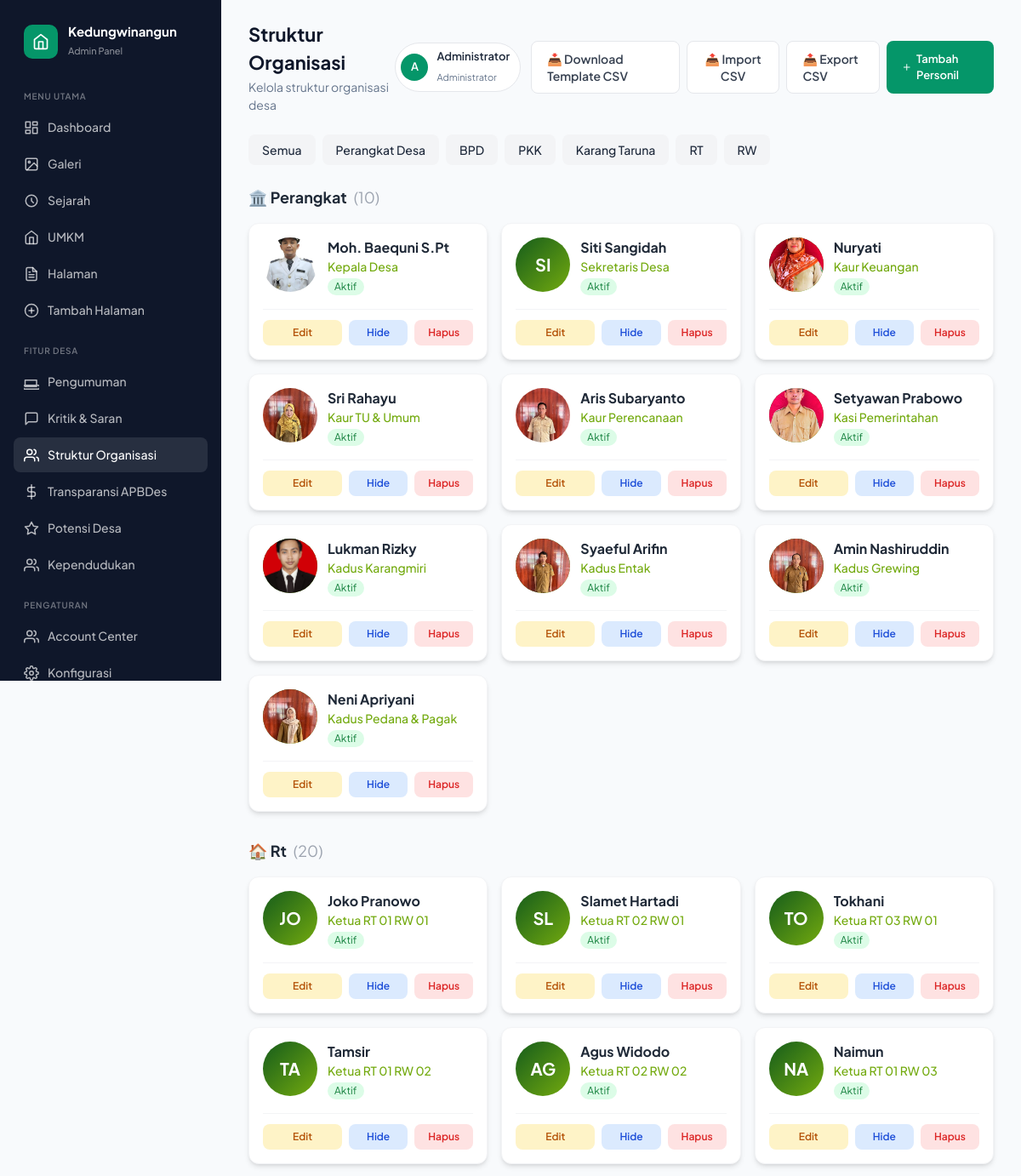
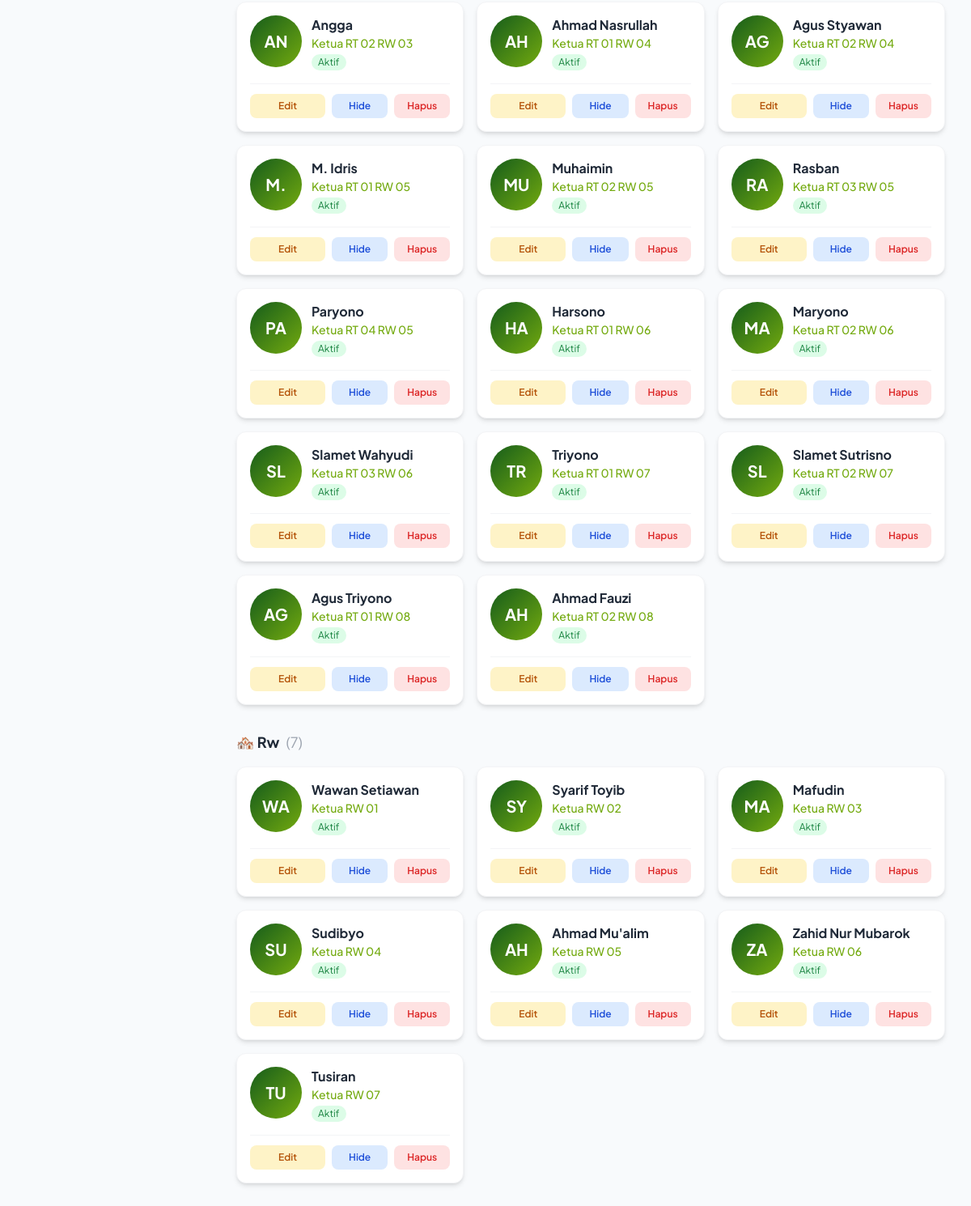
The page /admin/struktur (signed in) on the database its author committed (2 pictures, top to bottom).
### tables this page shows
CREATE TABLE struktur_organisasi (
                id INTEGER PRIMARY KEY AUTOINCREMENT,
                kategori TEXT NOT NULL,
                nama TEXT NOT NULL,
                jabatan TEXT,
                deskripsi TEXT,
                nik TEXT,
                alamat TEXT,
                dusun TEXT,
                rt TEXT,
                rw TEXT,
                telepon TEXT,
                email TEXT,
                foto_url TEXT,
                sk_url TEXT,
                no_sk TEXT,
                tanggal_sk TEXT,
                masa_jabatan TEXT,
                status TEXT DEFAULT 'Aktif',
                icon TEXT,
                no_urut INTEGER DEFAULT 0,
                aktif INTEGER DEFAULT 1,
                created_at TIMESTAMP DEFAULT CURRENT_TIMESTAMP,
                updated_at TIMESTAMP DEFAULT CURRENT_TIMESTAMP
            );

### routes/admin.py (the view)
@admin_bp.route("/struktur")
@admin_required
def struktur():
    try:
        struktur_list = get_all_struktur()
        grouped = {}
        for item in struktur_list:
            kat = item['kategori']
            if kat not in grouped:
                grouped[kat] = []
            grouped[kat].append(item)
        return render_template("admin/struktur.html", struktur_list=struktur_list, grouped=grouped)
    except Exception as e:
        logger.error(f"Error loading struktur page: {str(e)}")
        flash_error('Terjadi kesalahan saat memuat halaman struktur')
        return redirect(url_for('admin.dashboard'))

### app.py (called while the page is built)
@app.context_processor
def inject_openrouter_key():
    return {
        'openrouter_api_key': environ.get('OPENROUTER_API_KEY', '')
    }

@app.context_processor
def inject_custom_pages():
    from models import get_all_pages
    return {'custom_pages_nav': get_all_pages()}

### errors.py (called while the page is built)
def admin_required(func):
    @functools.wraps(func)
    def wrapper(*args, **kwargs):
        from flask import session
        if not session.get('user_logged_in'):
            flash_error('Silakan login terlebih dahulu.', 'error')
            return redirect(url_for('public.login'))
        if session.get('user_role') != 'admin':
            flash_error('Halaman ini hanya untuk Administrator.', 'error')
            return redirect(url_for('public.index'))
        return func(*args, **kwargs)
    return wrapper

### models.py (called while the page is built)
def get_db_connection():
    conn = sqlite3.connect(Config.DB_NAME)
    conn.row_factory = sqlite3.Row
    return conn

def get_all_pages():
    try:
        conn = get_db_connection()
        cursor = conn.cursor()
        cursor.execute('SELECT * FROM pages WHERE active = 1 ORDER BY order_num ASC, title ASC')
        pages = [dict(row) for row in cursor.fetchall()]
        conn.close()
        return pages
    except Exception as e:
        logger.error(f"Error getting all pages: {str(e)}")
        return []

def get_all_struktur(aktif=None):
    try:
        conn = get_db_connection()
        cursor = conn.cursor()
        if aktif is not None:
            cursor.execute('SELECT * FROM struktur_organisasi WHERE aktif = ? ORDER BY kategori, no_urut ASC', (aktif,))
        else:
            cursor.execute('SELECT * FROM struktur_organisasi ORDER BY kategori, no_urut ASC')
        items = [dict(row) for row in cursor.fetchall()]
        conn.close()
        return items
    except Exception as e:
        logger.error(f"Error getting all struktur: {str(e)}")
        return []

### templates/admin/struktur.html (shortened to what this page needs)
{% extends 'admin/base.html' %}
{% block page_title %}Struktur Organisasi{% endblock %}
{% block page_subtitle %}Kelola struktur organisasi desa{% endblock %}
{% block header_actions %}
<div class="user-menu">
    <div class="user-avatar">{{ session.get('user_nama', 'A')[0]|upper }}</div>
    <div class="user-info">
        <h4>{{ session.get('user_nama', 'Admin') }}</h4>
        <span>Administrator</span>
    </div>
</div>
<div class="flex gap-2">
    <a href="{{ url_for('admin.download_struktur_template') }}" class="btn btn-outline text-sm">
        📥 Download Template CSV
    </a>
    <button onclick="document.getElementById('importModal').classList.remove('hidden')" class="btn btn-outline text-sm">
        📤 Import CSV
    </button>
    <a href="{{ url_for('admin.export_struktur') }}" class="btn btn-outline text-sm">
        📤 Export CSV
    </a>
    <a href="{{ url_for('admin.add_struktur_route') }}" class="btn btn-primary">
        <svg viewBox="0 0 24 24" fill="none" stroke="currentColor" stroke-width="2" stroke-linecap="round" stroke-linejoin="round">
            <line x1="12" y1="5" x2="12" y2="19"/>
            <line x1="5" y1="12" x2="19" y2="12"/>
        </svg>
        Tambah Personil
    </a>
</div>
{% endblock %}
{% block content %}
<div class="mb-6 flex flex-wrap gap-2">
    <a href="?kategori=all" class="px-4 py-2 bg-gray-100 hover:bg-gray-200 rounded-lg text-sm font-medium">Semua</a>
    <a href="?kategori=perangkat" class="px-4 py-2 bg-gray-100 hover:bg-gray-200 rounded-lg text-sm font-medium">Perangkat Desa</a>
    <a href="?kategori=bpd" class="px-4 py-2 bg-gray-100 hover:bg-gray-200 rounded-lg text-sm font-medium">BPD</a>
    <a href="?kategori=pkk" class="px-4 py-2 bg-gray-100 hover:bg-gray-200 rounded-lg text-sm font-medium">PKK</a>
    <a href="?kategori=karang_taruna" class="px-4 py-2 bg-gray-100 hover:bg-gray-200 rounded-lg text-sm font-medium">Karang Taruna</a>
    <a href="?kategori=rt" class="px-4 py-2 bg-gray-100 hover:bg-gray-200 rounded-lg text-sm font-medium">RT</a>
    <a href="?kategori=rw" class="px-4 py-2 bg-gray-100 hover:bg-gray-200 rounded-lg text-sm font-medium">RW</a>
</div>
{% if grouped %}
{% for kategori, items in grouped.items() %}
<div class="mb-8">
    <h3 class="text-lg font-bold text-gray-800 mb-4 capitalize flex items-center gap-2">
        {% if kategori == 'perangkat' %}🏛️{% elif kategori == 'bpd' %}👥{% elif kategori == 'pkk' %}👩{% elif kategori == 'karang_taruna' %}🎉{% elif kategori == 'rt' %}🏠{% elif kategori == 'rw' %}🏘️{% else %}📋{% endif %}
        {{ kategori|replace('_', ' ')|title }}
        <span class="text-gray-400 font-normal">({{ items|length }})</span>
    </h3>
    <div class="grid grid-cols-1 md:grid-cols-2 lg:grid-cols-3 xl:grid-cols-4 gap-4">
        {% for item in items %}
        <div class="bg-white rounded-xl shadow-md hover:shadow-lg transition-all p-4 border border-gray-100">
            <div class="flex items-start gap-3">
                <div class="w-16 h-16 rounded-full bg-gradient-to-br from-[#155C1B] to-[#73AA0F] flex items-center justify-center text-white font-bold text-xl flex-shrink-0 overflow-hidden">
                    {% if item.foto_url %}
                    <img src="{{ item.foto_url }}" alt="{{ item.nama }}" class="w-full h-full object-cover">
                    {% else %}
                    {{ item.nama[:2]|upper }}
                    {% endif %}
                </div>
                <div class="flex-1 min-w-0">
                    <h4 class="font-bold text-gray-800 truncate">{{ item.nama }}</h4>
                    <p class="text-[#73AA0F] text-sm font-medium truncate">{{ item.jabatan or '-' }}</p>
                    <span class="inline-block px-2 py-0.5 text-xs rounded-full {% if item.aktif == 1 %}bg-green-100 text-green-700{% else %}bg-gray-100 text-gray-500{% endif %}">
                        {{ 'Aktif' if item.aktif == 1 else 'Nonaktif' }}
                    </span>
                </div>
            </div>
            <div class="mt-4 pt-3 border-t border-gray-100 flex flex-wrap gap-2">
                <a href="{{ url_for('admin.edit_struktur_route', struktur_id=item.id) }}" class="btn btn-edit btn-sm flex-1 text-center">Edit</a>
                <form action="{{ url_for('admin.toggle_struktur_route', struktur_id=item.id) }}" method="POST" class="flex-1">
                    <button type="submit" class="btn btn-view btn-sm w-full">
                        {% if item.aktif == 1 %}Hide{% else %}Show{% endif %}
                    </button>
                </form>
                <form action="{{ url_for('admin.delete_struktur_route', struktur_id=item.id) }}" method="POST" class="flex-1" onsubmit="return confirm('Hapus data ini?')">
                    <button type="submit" class="btn btn-delete btn-sm w-full">Hapus</button>
                </form>
            </div>
        </div>
        {% endfor %}
    </div>
</div>
{% endfor %}
{% endif %}
{% endblock %}

### templates/admin/base.html (style rules this page uses)
* { margin: 0; padding: 0; box-sizing: border-box; }
body { font-family: 'Plus Jakarta Sans', -apple-system, sans-serif; background: #f8fafc; color: #1e293b; line-height: 1.6; min-height: 100vh; }
.user-menu { display: flex; align-items: center; gap: 10px; padding: 6px 12px 6px 6px; background: white; border-radius: 100px; border: 1px solid #e5e7eb; }
.user-avatar { width: 32px; height: 32px; background: #059669; border-radius: 50%; display: flex; align-items: center; justify-content: center; color: white; font-weight: 600; font-size: 13px; }
.user-info { display: none; }
@media (min-width: 768px) { .user-info { display: block; } }
.user-info h4 { font-size: 13px; font-weight: 600; }
.user-info span { font-size: 11px; color: #64748b; }
.btn { display: inline-flex; align-items: center; justify-content: center; gap: 6px; padding: 10px 18px; border-radius: 8px; font-size: 13px; font-weight: 600; font-family: inherit; text-decoration: none; cursor: pointer; transition: all 0.15s ease; border: none; }
.btn svg { width: 16px; height: 16px; }
.btn-primary { background: #059669; color: white; }
.btn-outline { background: white; color: #374151; border: 1px solid #e5e7eb; }
.btn-sm { padding: 6px 12px; font-size: 12px; }
.btn-view { background: #dbeafe; color: #1d4ed8; }
.btn-edit { background: #fef3c7; color: #b45309; }
.btn-delete { background: #fee2e2; color: #dc2626; }
.text-center { text-align: center; }
.font-medium { font-weight: 500; }
.mt-4 { margin-top: 16px; }
.mb-4 { margin-bottom: 16px; }
.gap-4 { gap: 16px; }
.flex { display: flex; }
.items-center { align-items: center; }
.w-full { width: 100%; }
.flex-wrap { flex-wrap: wrap; }

### rows shown on the page
struktur_organisasi: kategori "Perangkat", items "10", foto_url (picture), nama "Moh. Baequni S.Pt", jabatan "Kepala Desa", aktif "Aktif", shows "Hide"
struktur_organisasi: nama "SI", nama "Siti Sangidah", jabatan "Sekretaris Desa", aktif "Aktif", shows "Hide"
struktur_organisasi: foto_url (picture), nama "Nuryati", jabatan "Kaur Keuangan", aktif "Aktif", shows "Hide"
struktur_organisasi: foto_url (picture), nama "Sri Rahayu", jabatan "Kaur TU & Umum", aktif "Aktif", shows "Hide"
struktur_organisasi: foto_url (picture), nama "Aris Subaryanto", jabatan "Kaur Perencanaan", aktif "Aktif", shows "Hide"
struktur_organisasi: foto_url (picture), nama "Setyawan Prabowo", jabatan "Kasi Pemerintahan", aktif "Aktif", shows "Hide"
struktur_organisasi: foto_url (picture), nama "Lukman Rizky", jabatan "Kadus Karangmiri", aktif "Aktif", shows "Hide"
struktur_organisasi: foto_url (picture), nama "Syaeful Arifin", jabatan "Kadus Entak", aktif "Aktif", shows "Hide"
struktur_organisasi: foto_url (picture), nama "Amin Nashiruddin", jabatan "Kadus Grewing", aktif "Aktif", shows "Hide"
struktur_organisasi: foto_url (picture), nama "Neni Apriyani", jabatan "Kadus Pedana & Pagak", aktif "Aktif", shows "Hide"
struktur_organisasi: kategori "Rt", items "20", nama "JO", nama "Joko Pranowo", jabatan "Ketua RT 01 RW 01", aktif "Aktif", shows "Hide"
struktur_organisasi: nama "SL", nama "Slamet Hartadi", jabatan "Ketua RT 02 RW 01", aktif "Aktif", shows "Hide"
struktur_organisasi: nama "TO", nama "Tokhani", jabatan "Ketua RT 03 RW 01", aktif "Aktif", shows "Hide"
struktur_organisasi: nama "TA", nama "Tamsir", jabatan "Ketua RT 01 RW 02", aktif "Aktif", shows "Hide"
struktur_organisasi: nama "AG", nama "Agus Widodo", jabatan "Ketua RT 02 RW 02", aktif "Aktif", shows "Hide"
struktur_organisasi: nama "NA", nama "Naimun", jabatan "Ketua RT 01 RW 03", aktif "Aktif", shows "Hide"
struktur_organisasi: nama "AN", nama "Angga", jabatan "Ketua RT 02 RW 03", aktif "Aktif", shows "Hide"
struktur_organisasi: nama "AH", nama "Ahmad Nasrullah", jabatan "Ketua RT 01 RW 04", aktif "Aktif", shows "Hide"
struktur_organisasi: nama "AG", nama "Agus Styawan", jabatan "Ketua RT 02 RW 04", aktif "Aktif", shows "Hide"
struktur_organisasi: nama "M.", nama "M. Idris", jabatan "Ketua RT 01 RW 05", aktif "Aktif", shows "Hide"
struktur_organisasi: nama "MU", nama "Muhaimin", jabatan "Ketua RT 02 RW 05", aktif "Aktif", shows "Hide"
struktur_organisasi: nama "RA", nama "Rasban", jabatan "Ketua RT 03 RW 05", aktif "Aktif", shows "Hide"
struktur_organisasi: nama "PA", nama "Paryono", jabatan "Ketua RT 04 RW 05", aktif "Aktif", shows "Hide"
struktur_organisasi: nama "HA", nama "Harsono", jabatan "Ketua RT 01 RW 06", aktif "Aktif", shows "Hide"
struktur_organisasi: nama "MA", nama "Maryono", jabatan "Ketua RT 02 RW 06", aktif "Aktif", shows "Hide"
struktur_organisasi: nama "SL", nama "Slamet Wahyudi", jabatan "Ketua RT 03 RW 06", aktif "Aktif", shows "Hide"
struktur_organisasi: nama "TR", nama "Triyono", jabatan "Ketua RT 01 RW 07", aktif "Aktif", shows "Hide"
struktur_organisasi: nama "SL", nama "Slamet Sutrisno", jabatan "Ketua RT 02 RW 07", aktif "Aktif", shows "Hide"
struktur_organisasi: nama "AG", nama "Agus Triyono", jabatan "Ketua RT 01 RW 08", aktif "Aktif", shows "Hide"
struktur_organisasi: nama "AH", nama "Ahmad Fauzi", jabatan "Ketua RT 02 RW 08", aktif "Aktif", shows "Hide"
struktur_organisasi: kategori "Rw", items "7", nama "WA", nama "Wawan Setiawan", jabatan "Ketua RW 01", aktif "Aktif", shows "Hide"
struktur_organisasi: nama "SY", nama "Syarif Toyib", jabatan "Ketua RW 02", aktif "Aktif", shows "Hide"
struktur_organisasi: nama "MA", nama "Mafudin", jabatan "Ketua RW 03", aktif "Aktif", shows "Hide"
struktur_organisasi: nama "SU", nama "Sudibyo", jabatan "Ketua RW 04", aktif "Aktif", shows "Hide"
struktur_organisasi: nama "AH", nama "Ahmad Mu'alim", jabatan "Ketua RW 05", aktif "Aktif", shows "Hide"
struktur_organisasi: nama "ZA", nama "Zahid Nur Mubarok", jabatan "Ketua RW 06", aktif "Aktif", shows "Hide"
struktur_organisasi: nama "TU", nama "Tusiran", jabatan "Ketua RW 07", aktif "Aktif", shows "Hide"

### other values the page prints
{{ session.get('user_nama', 'A')[0]|upper }} "A"
{{ session.get('user_nama', 'Admin') }} "Administrator"
